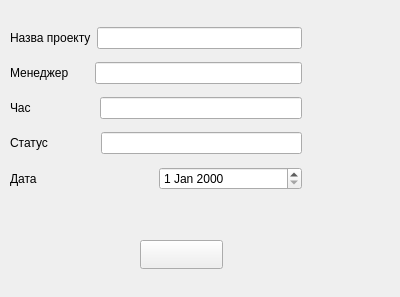
<?xml version="1.0" encoding="UTF-8"?>
<ui version="4.0">
 <class>ProjectInfoForm</class>
 <widget class="QWidget" name="ProjectInfoForm">
  <property name="geometry">
   <rect>
    <x>0</x>
    <y>0</y>
    <width>400</width>
    <height>297</height>
   </rect>
  </property>
  <property name="windowTitle">
   <string>Form</string>
  </property>
  <widget class="QPushButton" name="action_pb">
   <property name="geometry">
    <rect>
     <x>140</x>
     <y>240</y>
     <width>83</width>
     <height>29</height>
    </rect>
   </property>
   <property name="text">
    <string/>
   </property>
  </widget>
  <widget class="QWidget" name="verticalLayoutWidget">
   <property name="geometry">
    <rect>
     <x>10</x>
     <y>20</y>
     <width>292</width>
     <height>181</height>
    </rect>
   </property>
   <layout class="QVBoxLayout" name="verticalLayout">
    <item>
     <layout class="QHBoxLayout" name="horizontalLayout">
      <item>
       <widget class="QLabel" name="label">
        <property name="text">
         <string>Назва проекту</string>
        </property>
       </widget>
      </item>
      <item>
       <widget class="QLineEdit" name="project_name_le"/>
      </item>
     </layout>
    </item>
    <item>
     <layout class="QHBoxLayout" name="horizontalLayout_2">
      <item>
       <widget class="QLabel" name="label_2">
        <property name="text">
         <string>Менеджер      </string>
        </property>
       </widget>
      </item>
      <item>
       <widget class="QLineEdit" name="project_manager_le"/>
      </item>
     </layout>
    </item>
    <item>
     <layout class="QHBoxLayout" name="horizontalLayout_3">
      <item>
       <widget class="QLabel" name="label_3">
        <property name="text">
         <string>Час                   </string>
        </property>
       </widget>
      </item>
      <item>
       <widget class="QLineEdit" name="time_amount_le"/>
      </item>
     </layout>
    </item>
    <item>
     <layout class="QHBoxLayout" name="horizontalLayout_4">
      <item>
       <widget class="QLabel" name="label_4">
        <property name="text">
         <string>Статус              </string>
        </property>
       </widget>
      </item>
      <item>
       <widget class="QLineEdit" name="project_status_le"/>
      </item>
     </layout>
    </item>
    <item>
     <layout class="QHBoxLayout" name="horizontalLayout_5">
      <item>
       <widget class="QLabel" name="label_5">
        <property name="text">
         <string>Дата</string>
        </property>
       </widget>
      </item>
      <item>
       <widget class="QDateEdit" name="date_de"/>
      </item>
     </layout>
    </item>
   </layout>
  </widget>
 </widget>
 <resources/>
 <connections/>
</ui>
